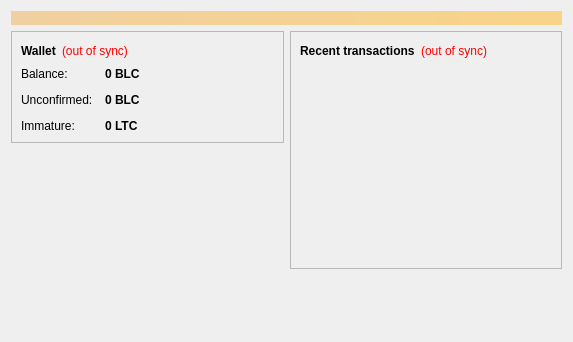
<?xml version="1.0" encoding="UTF-8"?>
<ui version="4.0">
 <class>OverviewPage</class>
 <widget class="QWidget" name="OverviewPage">
  <property name="geometry">
   <rect>
    <x>0</x>
    <y>0</y>
    <width>573</width>
    <height>342</height>
   </rect>
  </property>
  <property name="windowTitle">
   <string>Form</string>
  </property>
  <layout class="QVBoxLayout" name="topLayout">
   <item>
    <widget class="QLabel" name="labelAlerts">
     <property name="visible">
      <bool>false</bool>
     </property>
     <property name="styleSheet">
      <string notr="true">background-color: qlineargradient(x1: 0, y1: 0, x2: 1, y2: 0, stop:0 #F0D0A0, stop:1 #F8D488); color:#000000;</string>
     </property>
     <property name="wordWrap">
      <bool>true</bool>
     </property>
     <property name="margin">
      <number>3</number>
     </property>
    </widget>
   </item>
   <item>
    <layout class="QHBoxLayout" name="horizontalLayout" stretch="1,1">
     <item>
      <layout class="QVBoxLayout" name="verticalLayout_2">
       <item>
        <widget class="QFrame" name="frame">
         <property name="frameShape">
          <enum>QFrame::StyledPanel</enum>
         </property>
         <property name="frameShadow">
          <enum>QFrame::Raised</enum>
         </property>
         <layout class="QVBoxLayout" name="verticalLayout_4">
          <item>
           <layout class="QHBoxLayout" name="horizontalLayout_4">
            <item>
             <widget class="QLabel" name="label_5">
              <property name="font">
               <font>
                <weight>75</weight>
                <bold>true</bold>
               </font>
              </property>
              <property name="text">
               <string>Wallet</string>
              </property>
             </widget>
            </item>
            <item>
             <widget class="QLabel" name="labelWalletStatus">
              <property name="toolTip">
               <string>The displayed information may be out of date. Your wallet automatically synchronizes with the Sochicoin network after a connection is established, but this process has not completed yet.</string>
              </property>
              <property name="styleSheet">
               <string notr="true">QLabel { color: red; }</string>
              </property>
              <property name="text">
               <string notr="true">(out of sync)</string>
              </property>
              <property name="alignment">
               <set>Qt::AlignLeading|Qt::AlignLeft|Qt::AlignVCenter</set>
              </property>
             </widget>
            </item>
            <item>
             <spacer name="horizontalSpacer_2">
              <property name="orientation">
               <enum>Qt::Horizontal</enum>
              </property>
              <property name="sizeHint" stdset="0">
               <size>
                <width>40</width>
                <height>20</height>
               </size>
              </property>
             </spacer>
            </item>
           </layout>
          </item>
          <item>
           <layout class="QFormLayout" name="formLayout_2">
            <property name="fieldGrowthPolicy">
             <enum>QFormLayout::AllNonFixedFieldsGrow</enum>
            </property>
            <property name="horizontalSpacing">
             <number>12</number>
            </property>
            <property name="verticalSpacing">
             <number>12</number>
            </property>
            <item row="0" column="0">
             <widget class="QLabel" name="label">
              <property name="text">
               <string>Balance:</string>
              </property>
             </widget>
            </item>
            <item row="0" column="1">
             <widget class="QLabel" name="labelBalance">
              <property name="font">
               <font>
                <weight>75</weight>
                <bold>true</bold>
               </font>
              </property>
              <property name="cursor">
               <cursorShape>IBeamCursor</cursorShape>
              </property>
              <property name="toolTip">
               <string>Your current balance</string>
              </property>
              <property name="text">
               <string notr="true">0 BLC</string>
              </property>
              <property name="textInteractionFlags">
               <set>Qt::LinksAccessibleByMouse|Qt::TextSelectableByKeyboard|Qt::TextSelectableByMouse</set>
              </property>
             </widget>
            </item>
            <item row="1" column="0">
             <widget class="QLabel" name="label_3">
              <property name="text">
               <string>Unconfirmed:</string>
              </property>
             </widget>
            </item>
            <item row="1" column="1">
             <widget class="QLabel" name="labelUnconfirmed">
              <property name="font">
               <font>
                <weight>75</weight>
                <bold>true</bold>
               </font>
              </property>
              <property name="cursor">
               <cursorShape>IBeamCursor</cursorShape>
              </property>
              <property name="toolTip">
               <string>Total of transactions that have yet to be confirmed, and do not yet count toward the current balance</string>
              </property>
              <property name="text">
               <string notr="true">0 BLC</string>
              </property>
              <property name="textInteractionFlags">
               <set>Qt::LinksAccessibleByMouse|Qt::TextSelectableByKeyboard|Qt::TextSelectableByMouse</set>
              </property>
             </widget>
            </item>
            <item row="2" column="0">
             <widget class="QLabel" name="labelImmatureText">
              <property name="text">
               <string>Immature:</string>
              </property>
             </widget>
            </item>
            <item row="2" column="1">
             <widget class="QLabel" name="labelImmature">
              <property name="font">
               <font>
                <weight>75</weight>
                <bold>true</bold>
               </font>
              </property>
              <property name="toolTip">
               <string>Mined balance that has not yet matured</string>
              </property>
              <property name="text">
               <string notr="true">0 LTC</string>
              </property>
              <property name="textInteractionFlags">
               <set>Qt::LinksAccessibleByMouse|Qt::TextSelectableByKeyboard|Qt::TextSelectableByMouse</set>
              </property>
             </widget>
            </item>

           </layout>
          </item>
         </layout>
        </widget>
       </item>
       <item>
        <spacer name="verticalSpacer">
         <property name="orientation">
          <enum>Qt::Vertical</enum>
         </property>
         <property name="sizeHint" stdset="0">
          <size>
           <width>20</width>
           <height>40</height>
          </size>
         </property>
        </spacer>
       </item>
        <item>
         <widget class="QLabel" name="label_wallet_bgcoin">
          <property name="text">
           <string/>
          </property>
          <property name="pixmap">
           <pixmap resource="../bitcoin.qrc">:/images/wallet_bgcoin</pixmap>
          </property>
          <property name="scaledContents">
           <bool>false</bool>
          </property>
          <property name="alignment">
           <set>Qt::AlignCenter</set>
          </property>
          <property name="margin">
           <number>-2</number>
          </property>
         </widget>
        </item>
	   </layout>
     </item>
     <item>
      <layout class="QVBoxLayout" name="verticalLayout_3">
       <item>
        <widget class="QFrame" name="frame_2">
         <property name="frameShape">
          <enum>QFrame::StyledPanel</enum>
         </property>
         <property name="frameShadow">
          <enum>QFrame::Raised</enum>
         </property>
         <layout class="QVBoxLayout" name="verticalLayout">
          <item>
           <layout class="QHBoxLayout" name="horizontalLayout_2">
            <item>
             <widget class="QLabel" name="label_4">
              <property name="text">
               <string>&lt;b&gt;Recent transactions&lt;/b&gt;</string>
              </property>
             </widget>
            </item>
            <item>
             <widget class="QLabel" name="labelTransactionsStatus">
              <property name="toolTip">
               <string>The displayed information may be out of date. Your wallet automatically synchronizes with the Sochicoin network after a connection is established, but this process has not completed yet.</string>
              </property>
              <property name="styleSheet">
               <string notr="true">QLabel { color: red; }</string>
              </property>
              <property name="text">
               <string notr="true">(out of sync)</string>
              </property>
              <property name="alignment">
               <set>Qt::AlignRight|Qt::AlignTrailing|Qt::AlignVCenter</set>
              </property>
             </widget>
            </item>
            <item>
             <spacer name="horizontalSpacer">
              <property name="orientation">
               <enum>Qt::Horizontal</enum>
              </property>
              <property name="sizeHint" stdset="0">
               <size>
                <width>40</width>
                <height>20</height>
               </size>
              </property>
             </spacer>
            </item>
           </layout>
          </item>
          <item>
           <widget class="QListView" name="listTransactions">
            <property name="styleSheet">
             <string notr="true">QListView { background: transparent; }</string>
            </property>
            <property name="frameShape">
             <enum>QFrame::NoFrame</enum>
            </property>
            <property name="verticalScrollBarPolicy">
             <enum>Qt::ScrollBarAlwaysOff</enum>
            </property>
            <property name="horizontalScrollBarPolicy">
             <enum>Qt::ScrollBarAlwaysOff</enum>
            </property>
            <property name="selectionMode">
             <enum>QAbstractItemView::NoSelection</enum>
            </property>
           </widget>
          </item>
         </layout>
        </widget>
       </item>
       <item>
        <spacer name="verticalSpacer_2">
         <property name="orientation">
          <enum>Qt::Vertical</enum>
         </property>
         <property name="sizeHint" stdset="0">
          <size>
           <width>20</width>
           <height>40</height>
          </size>
         </property>
        </spacer>
       </item>
      </layout>
     </item>
    </layout>
   </item>
  </layout>
 </widget>
 <resources/>
 <connections/>
</ui>
